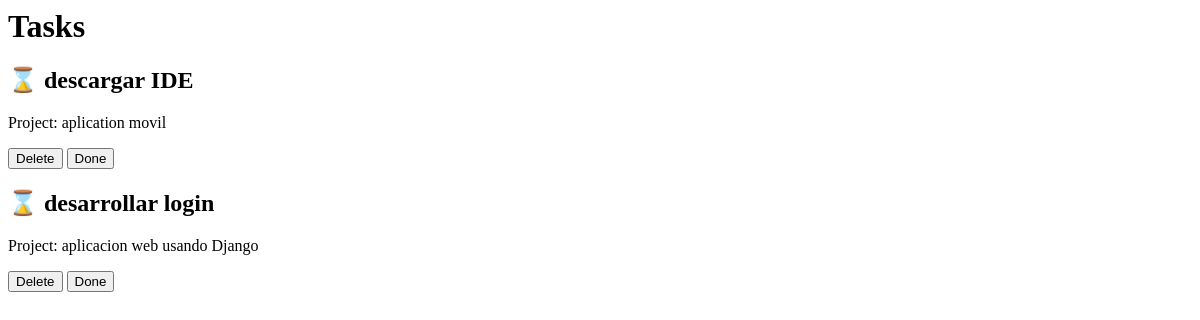
The page /tasks/ on the database as committed earlier.
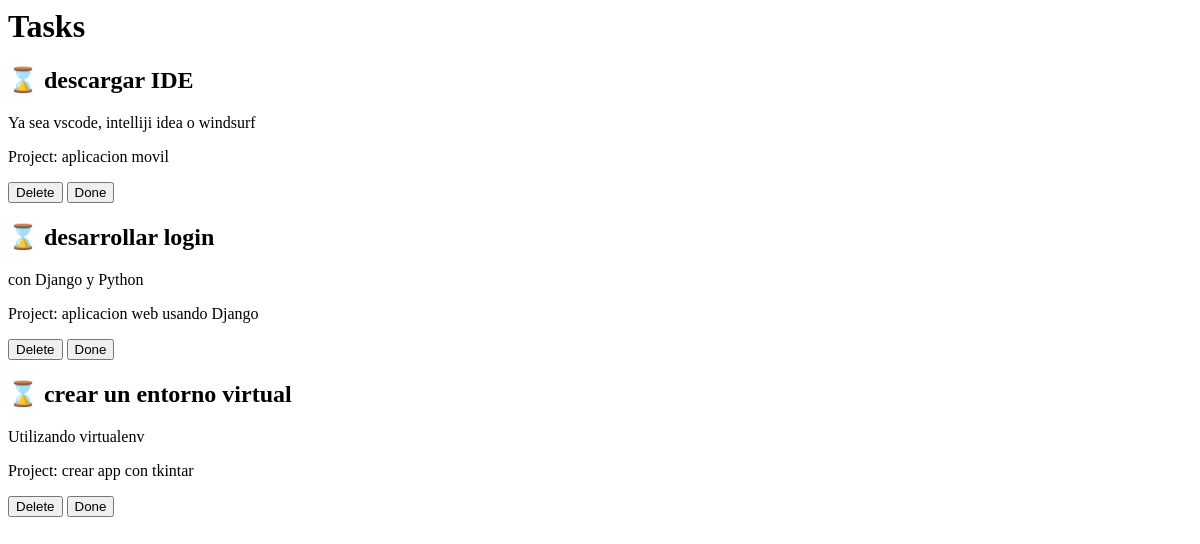
The same page on the database as committed later.
### myapp/models.py (models this page shows, shortened)
class Task(models.Model):
    title = models.CharField(max_length=200)
    description = models.TextField()
    project = models.ForeignKey(Project, on_delete=models.CASCADE)
    done = models.BooleanField(default=False)

class Project(models.Model):
    name = models.CharField(max_length=200)

### myapp/views.py (the view)
# urls.py: path('tasks/', views.tasks),
def tasks(request):
    tasks = Task.objects.all()
    return render(request, 'tasks.html', {
        'tasks': tasks
    })

### myapp/templates/tasks.html
<h1>Tasks</h1>
{% for task in tasks %}
    <div>
        <h2> {% if task.done  == False %} ⌛ {% else %} ✅ {% endif %}  {{ task.title }} </h2>
        <p>{{ task.description }}</p>
        <p>Project: {{ task.project.name }}</p>
        <button>Delete</button>
        <button>Done</button>
    </div>
{% endfor %}

Rows that differ between the two databases and show on the page:
changed Task "descargar IDE": description (not shown) → "Ya sea vscode, intelliji idea o windsurf"; project.name "aplication movil" → "aplicacion movil"
changed Task "desarrollar login": description (not shown) → "con Django y Python"
added Task: title "crear un entorno virtual", description "Utilizando virtualenv", project.name "crear app con tkintar"
